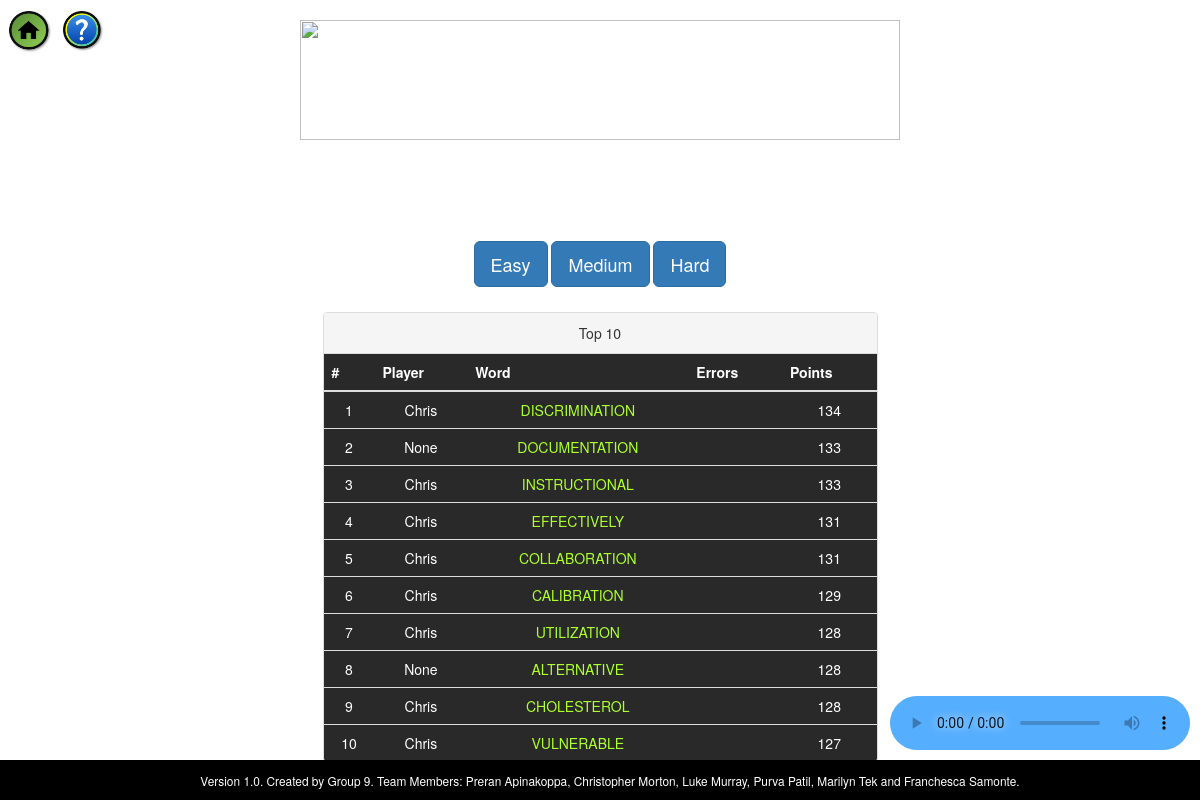
The app's page /solo with its own data.
### hangman.py (models this page shows, shortened)
class Game(db.Model):
    pk = db.Column(db.Integer, primary_key=True, default=random_pk)
    word = db.Column(db.String(50), default=choose_word)
    tried = db.Column(db.String(50), default='')
    player = db.Column(db.String(50))
    words_guessed = []
    config.guessword_score = 0
    @property
    def errors(self):
        errorletters = [x for x in list(dict.fromkeys(self.tried).keys()) if x not in list(dict.fromkeys(self.word).keys())]
        return ''.join(errorletters)
    @property
    def current(self):
        return ''.join([c if c in self.tried else '_' for c in self.word])
    @property
    def points(self):
        uncommon_letters = ["F", "H", "J", "K", "Q", "V", "W", "X", "Y", "Z"]
        score = 100 + 2*len(set(self.word)) + len(self.word) + len([x for x in self.word if x in uncommon_letters]) - 10*len(self.errors)
        return score
    @property
    def won(self):
        return self.current == self.word

### hangman.py (the view)
@app.route('/solo')
def solo():
    games = sorted(
        [game for game in Game.query.all() if game.won],
        key=lambda game: -game.points)[:10]
    return flask.render_template('sp_dif.html', games=games)

### templates/sp_dif.html (shortened to what this page needs)
{% extends 'index.html' %}
{% block content %}
  <form action="{{ url_for('spdif') }}" class="form-inline" method="post">
    <div class="form-group">
	  <h3 style="color: white;">Select Difficulty</h3>
    	<input type="submit" class="btn btn-primary btn-lg" name="easy" value="Easy">
    	<input type="submit" class="btn btn-primary btn-lg" name="medium" value="Medium">
    	<input type="submit" class="btn btn-primary btn-lg" name="hard" value="Hard">
    </div>
  </form>
  <div class="panel panel-default vspace" style="color: white;">
    <div class="panel-heading">Top 10</div>
    <table class="table" style="background-color: #292929;">
      <thead>
        <tr style="color: white;">
          <th>#</th>
          <th>Player</th>
          <th>Word</th>
          <th>Errors</th>
          <th>Points</th>
      <tbody>
        {% for game in games %}
          <tr>
            <td>{{ loop.index }}</td>
            <td>{{ game.player }}</td>
            <td class="text-success" style="color: greenyellow;">{{ game.current }}</td>
            <td class="text-danger spaced" style="color: orangered;">{{ game.errors }}</td>
            <td>{{ game.points }}</td>
        {% endfor %}
    </table>
  </div>
{% endblock %}

### templates/index.html (shortened to what this page needs)
<!DOCTYPE html>
<html lang="en">
  <head>
	<audio controls autoplay loop>
			<source src="/static/music/Gameplay.mp3" type="audio/mpeg"/>
	</audio>
    <link rel="stylesheet"
          href="{{ url_for('static', filename='bootstrap.min.css') }}">
    <link rel="stylesheet"
          href="{{ url_for('static', filename='main.css') }}">
    <link rel="stylesheet" href="https://maxcdn.bootstrapcdn.com/bootstrap/3.4.0/css/bootstrap.min.css">
  </head>
  <body>
    <div class="container text-center">
      <br>
      <img src="{{url_for('static', filename='title.png')}}" width="600" height="120">
      <div class="row vspace">
        <div class="col-md-6 col-md-offset-3">
          {% block content %}{% endblock %}
        </div>
      </div>
    </div>
    <div class="menu" style="position:absolute; top: 1.2%; left: 0.7%; width: 12%;">
      <a href="{{ url_for('main_menu') }}"><img class="gdButton" src="{{ url_for('static', filename='main.png') }}" width="30%"></a>
    </div>
  </body>
  <div class="menu, button" id="btnb" cursor="pointer;" style="position:absolute; top: 1.3%; left: 5.2%; width: 35%;"><img src="{{ url_for('static', filename='help.png') }}" width="10%"></div>
  <br>
  <footer role="contentinfo" id="footer">
    <div id="footer">
      <div class="bg pt-8 text-center border-t border-gray-700">
        <small style="color: white;">Version 1.0. Created by Group 9. Team Members: Preran Apinakoppa, Christopher Morton, Luke Murray, Purva Patil, Marilyn Tek and Franchesca Samonte.</small>
      </div>
    </div>
  </footer>
</html>

### static/main.css (style rules this page uses)
th { text-align: center }
.vspace { margin-top: 25px; }
.spaced { letter-spacing: 15px; }
#footer { position: fixed; padding: 10px 10px 0px 10px; bottom: 0; width: 100%; height: 40px; background: black; }
form { display: flex; justify-content: center; flex-direction: column; padding-top: 20px; }

### templates/index.html (style rules this page uses)
audio { position: absolute; bottom: 50px; right: 10px; size: 75px; }
#footer { position: fixed; padding: 10px 10px 0px 10px; bottom: 0; width: 100%; height: 40px; background: black; }
body { background-image: url("../static/purple.jpg"); background-size: cover; }
body { background-image: url("../static/purple.jpg"); background-size: cover; overflow: auto; }

### records on screen
Game: player "Chris", current "DISCRIMINATION", points "134"
Game: player "None", current "DOCUMENTATION", points "133"
Game: player "Chris", current "INSTRUCTIONAL", points "133"
Game: player "Chris", current "EFFECTIVELY", points "131"
Game: player "Chris", current "COLLABORATION", points "131"
Game: player "Chris", current "CALIBRATION", points "129"
Game: player "Chris", current "UTILIZATION", points "128"
Game: player "None", current "ALTERNATIVE", points "128"
Game: player "Chris", current "CHOLESTEROL", points "128"
Game: player "Chris", current "VULNERABLE", points "127"
